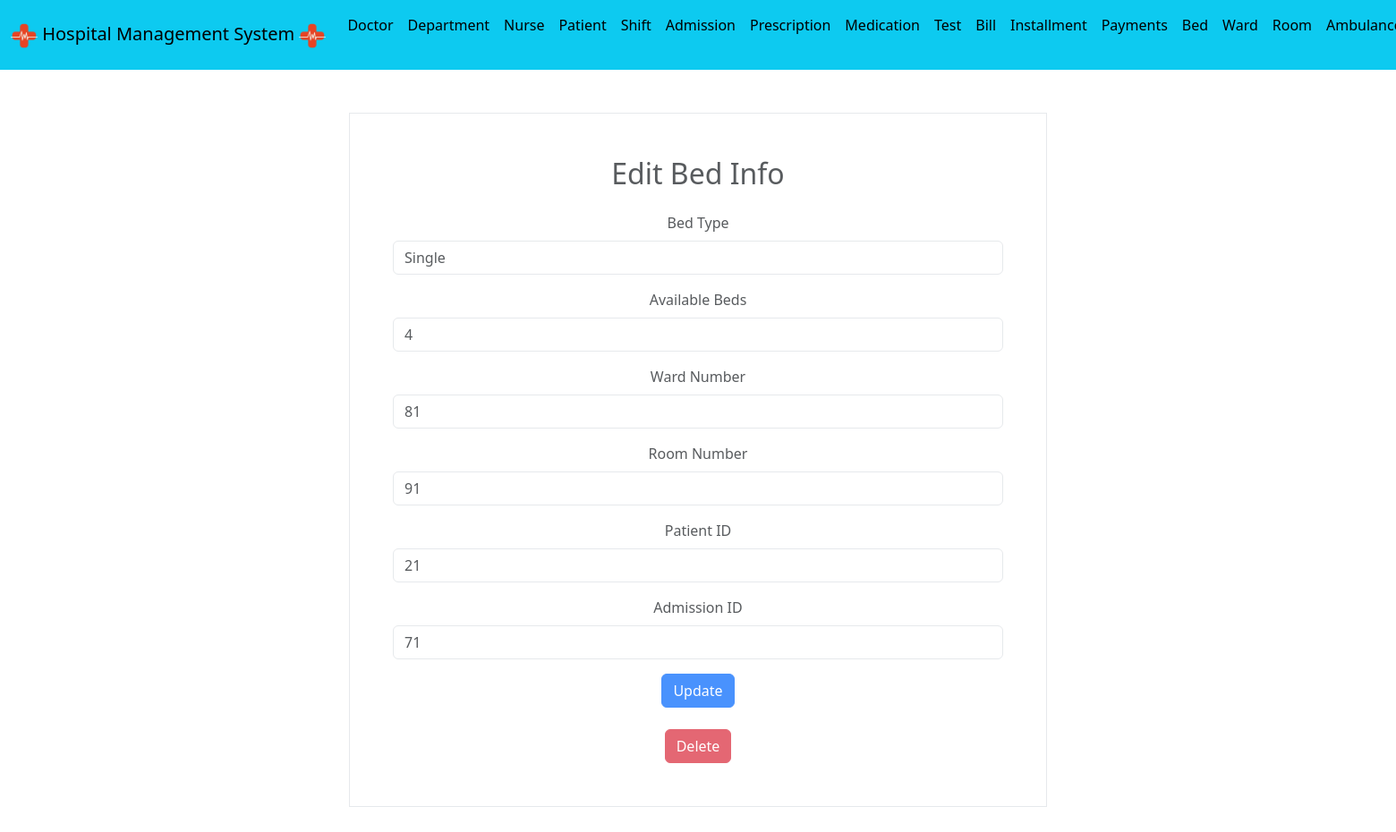
The page /Website/edit_bed.php?id=101 (signed in) on the database its author committed.
### tables this page shows
CREATE TABLE `bed` (
  `Bed_Number` int(10) NOT NULL,
  `Bed_Type` varchar(50) NOT NULL,
  `Available_Beds` int(255) NOT NULL,
  `Ward_Number` int(10) DEFAULT NULL,
  `Room_Number` int(10) NOT NULL,
  `Patient_ID` int(10) DEFAULT NULL,
  `Admission_ID` int(10) DEFAULT NULL
);

### Website/edit_bed.php (the view, shortened to what this page needs)
<!DOCTYPE html>
<html>
<?php
include("connect.php");
$bed = null;
if (isset($_GET['id'])) {
    $id = mysqli_real_escape_string($conn, $_GET['id']);
    $sql = "SELECT * FROM bed WHERE Bed_Number = $id";
    $result = mysqli_query($conn, $sql);
    $bed = mysqli_fetch_assoc($result);
}
include("header.php");
?>
<head>
    <link rel="stylesheet" href="https://cdn.jsdelivr.net/npm/bootstrap@5.3.2/dist/css/bootstrap.min.css">
</head>
<body style="background-image: url(img/bed.webp); background-size: cover; background-repeat: no-repeat;">
    <div class="container text-center w-50 p-5 my-5 bg-white border opacity-75">
        <h2 class="text-center mb-4">Edit Bed Info</h2>
        <?php if ($bed): ?>
            <form action="edit_bed.php?id=<?php echo htmlspecialchars($bed['Bed_Number']); ?>" method="POST">
                <div class="mb-3">
                    <label for="Bed_Type" class="form-label">Bed Type</label>
                    <input type="text" class="form-control" id="Bed_Type" name="Bed_Type" value="<?php echo htmlspecialchars($bed['Bed_Type']); ?>" required>
                </div>
                <div class="mb-3">
                    <label for="Available_Beds" class="form-label">Available Beds</label>
                    <input type="number" class="form-control" id="Available_Beds" name="Available_Beds" value="<?php echo htmlspecialchars($bed['Available_Beds']); ?>" required>
                </div>
                <div class="mb-3">
                    <label for="Ward_Number" class="form-label">Ward Number</label>
                    <input type="number" class="form-control" id="Ward_Number" name="Ward_Number" value="<?php echo htmlspecialchars($bed['Ward_Number']); ?>" required>
                </div>
                <div class="mb-3">
                    <label for="Room_Number" class="form-label">Room Number</label>
                    <input type="number" class="form-control" id="Room_Number" name="Room_Number" value="<?php echo htmlspecialchars($bed['Room_Number']); ?>" required>
                </div>
                <div class="mb-3">
                    <label for="Patient_ID" class="form-label">Patient ID</label>
                    <input type="number" class="form-control" id="Patient_ID" name="Patient_ID" value="<?php echo htmlspecialchars($bed['Patient_ID']); ?>" required>
                </div>
                <div class="mb-3">
                    <label for="Admission_ID" class="form-label">Admission ID</label>
                    <input type="number" class="form-control" id="Admission_ID" name="Admission_ID" value="<?php echo htmlspecialchars($bed['Admission_ID']); ?>" required>
                </div>
                <button type="submit" name="update" class="btn btn-primary">Update</button>
            </form>
            <br>
            <form action="bed.php?id=<?php echo htmlspecialchars($bed['Bed_Number']); ?>" method="POST">
                <input type="submit" name="delete" value="Delete" class="btn btn-danger">
            </form>
        <?php else: ?>
            <p>No bed record found.</p>
        <?php endif; ?>
    </div>
</body>
</html>

### rows shown on the page
bed: Bed_Type "Single", Available_Beds "4", Ward_Number "81", Room_Number "91", Patient_ID "21", Admission_ID "71"
